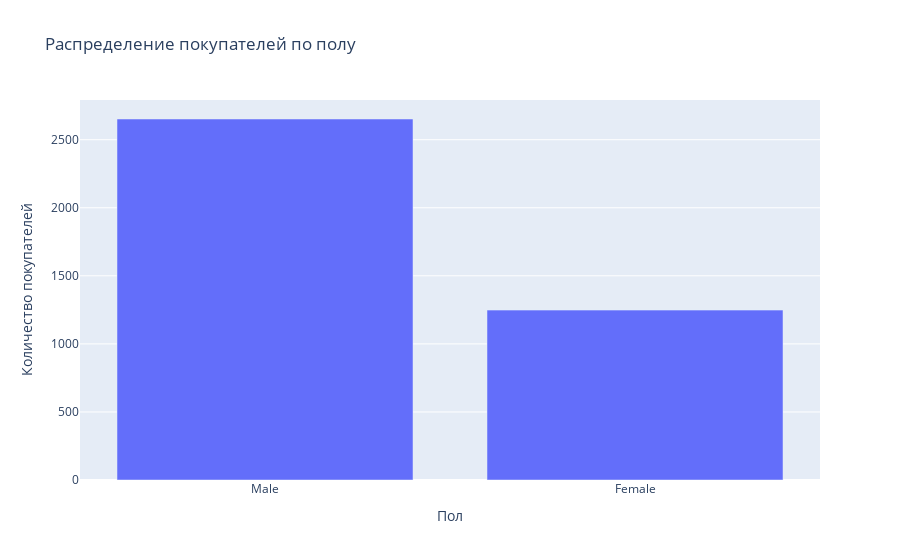

Notebook source saved alongside this figure:
### Markdown cell above
Распределение покупателей по полу

### Code cell
gender_counts = df['Gender'].value_counts().reset_index()
gender_counts.columns = ['Gender', 'Count']  # Переименовываем столбцы для удобства

# Построение графика
fig = px.bar(gender_counts, x='Gender', y='Count', 
             title='Распределение покупателей по полу', 
             labels={'Gender': 'Пол', 'Count': 'Количество покупателей'})

fig.show()

### Figure 1 — Plotly figure (JSON) as saved in the notebook; plotly's stock layout.template omitted (floating-point values rounded to 4 significant figures)
{"data": [{"alignmentgroup": "True", "hovertemplate": "Пол=%{x}<br>Количество покупателей=%{y}<extra></extra>", "legendgroup": "", "marker": {"color": "#636efa", "pattern": {"shape": ""}}, "name": "", "offsetgroup": "", "orientation": "v", "showlegend": false, "textposition": "auto", "type": "bar", "x": ["Male", "Female"], "xaxis": "x", "y": [2652, 1248], "yaxis": "y"}], "layout": {"barmode": "relative", "legend": {"tracegroupgap": 0}, "title": {"text": "Распределение покупателей по полу"}, "xaxis": {"anchor": "y", "domain": [0, 1], "title": {"text": "Пол"}}, "yaxis": {"anchor": "x", "domain": [0, 1], "title": {"text": "Количество покупателей"}}}}
